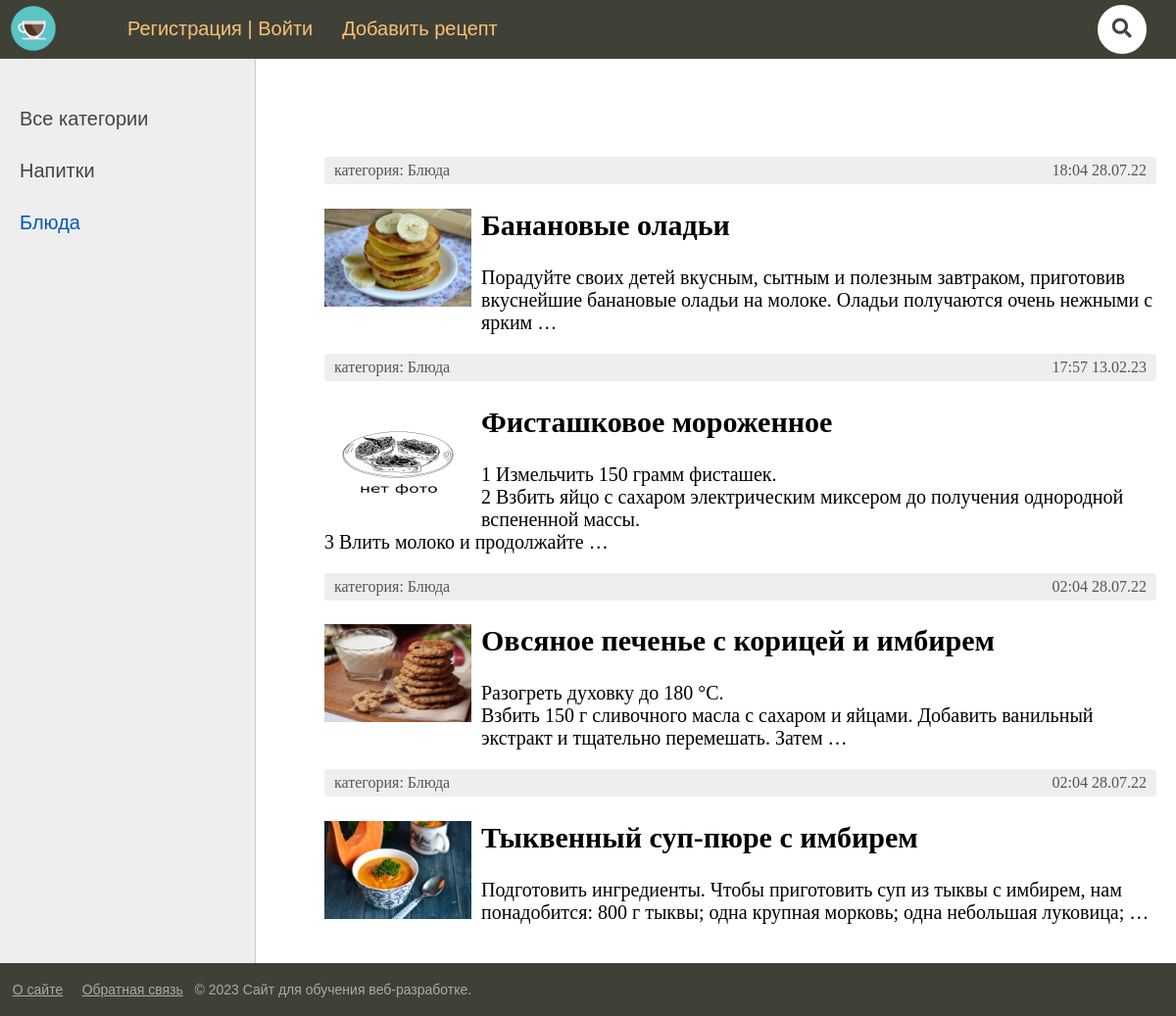
Screenshot of /category/category-4/ with the database file from the repository.
### blog/models.py (models this page shows, shortened)
class Category(models.Model):
    name = models.CharField(max_length=100, db_index=True, verbose_name="Категория")
    slug = AutoSlugField(populate_from="name", max_length=255, unique=True, db_index=True, verbose_name="URL")
    def __str__(self):
        return self.name
    def get_absolute_url(self):
        return reverse('category', kwargs={'cat_slug': self.slug})
    class Meta:
        verbose_name = 'Категория'
        verbose_name_plural = 'Категории'
        ordering = ['id']

class Blog(models.Model):
    title = models.CharField(max_length=255, verbose_name="Заголовок")
    slug = AutoSlugField(populate_from="title", max_length=255, unique=True, db_index=True, verbose_name="URL")
    content = models.TextField(blank=True, verbose_name="Содержание")
    photo = models.ImageField(upload_to="photos/%Y/%m/%d/", verbose_name="Фото", blank=True)
    time_create = models.DateTimeField(auto_now_add=True, verbose_name="Время создания")
    time_update = models.DateTimeField(auto_now=True, verbose_name="Время изменения")
    is_published = models.BooleanField(default=False, verbose_name="Опубликовано")
    cat = models.ForeignKey('Category', on_delete=models.PROTECT, verbose_name="Категории")
    author = models.ForeignKey(User, on_delete=models.PROTECT, verbose_name="Автор")
    votes = GenericRelation("LikeDislike", related_query_name='blog')
    def get_absolute_url(self):
        return reverse('post', kwargs={'slug': self.slug})
    class Meta:
        verbose_name = 'Блог'
        verbose_name_plural = 'Блоги'
        ordering = ['-time_create', 'title']

### blog/views.py (the view)
# urls.py: path('category/<slug:cat_slug>/', BlogCategory.as_view(), name='category'),
class BlogCategory(DataMixin, ListView):
    model = Category
    template_name = "blog/index.html"
    context_object_name = "posts"
    allowe_epty = False
    def get_queryset(self):
        return Blog.objects.filter(cat__slug=self.kwargs["cat_slug"], is_published=True).select_related('cat')
    def get_context_data(self, *, object_list=None, **kwargs):
        context = super().get_context_data(**kwargs)
        c_def = self.get_user_data()
        context.update(c_def)
        cat = Category.objects.get(slug=self.kwargs["cat_slug"])
        context["cat_selected"] = cat.pk
        context["title"] = "категория: " + str(cat.name)
        return context

### blog/utils.py (called while the page is built)
    def get_user_data(self, **kwargs):
        context = kwargs
        cats = Category.objects.all()
        context["cats"] = cats
        context["header_menu"] = header_menu
        context["footer_menu"] = footer_menu
        if "cat_selected" not in context:
            context["cat_selected"] = 0
        return context

### blog/templates/blog/index.html (shortened to what this page needs)
{% extends 'blog/base.html' %}
{% load static %}
{% block content %}
<ul class="list-articles">
	{% for p in posts %}
			<li><div class="article-panel">
	<p class="first">категория: {{p.cat}}</p>
	<p class="last">{{p.time_update|date:"H:i d.m.y"}}</p>
</div>
<a class="post_link" href="{{ p.get_absolute_url }}">
{% if p.photo %}
	<p><img class="img-article-left thumb" src="{{p.photo.url}}"></p>
{% else %}
	<p><img class="img-article-left thumb" src="{% static 'blog/images/no_foto.jpg' %}"></p>
{% endif %}
				<h2>{{p.title}}</h2>
	{% autoescape on %}
	{{p.content|linebreaks|truncatewords:20}}
	{% endautoescape %}
</a>
			</li>
	{% endfor %}
</ul>
{% endblock %}

### blog/templates/blog/base.html (shortened to what this page needs)
{% load static %}
<!DOCTYPE html>
<html>
<head>
	<link type="text/css" href="{% static 'blog/css/styles.css' %}" rel="stylesheet" />
	<link rel="stylesheet" href="https://maxcdn.bootstrapcdn.com/font-awesome/4.5.0/css/font-awesome.min.css">
</head>
<body>
<table class="table-page" border=0 cellpadding="0" cellspacing="0">
<tr><td valign=top>
{% block mainmenu %}
		<div class="header">
			<ul id="mainmenu" class="mainmenu">
				<li class="logo"><a href="{% url 'home' %}"><div class="logo"></div></a></li>
				<li class="first">
				 {% if request.user.is_authenticated %}
					<li class="first"> {{user.username | upper }}&nbsp;&nbsp;<a href="{% url 'logout' %}"><img class="logout" src="{% static 'blog/images/logout1.svg' %}"</img></a></li>
				{% else %}
					<li class="first"><a href="{% url 'register' %}">Регистрация</a> | <a href="{% url 'login' %}">Войти</a></li>
				{% endif %}
				</li>
				{% for m in header_menu %}
					<li><a href="{% url m.url_name %}">{{m.title}}</a></li>
				{% endfor %}
				<li class="last">
					<li class="last">
						<link rel="stylesheet" href="https://use.fontawesome.com/releases/v5.3.1/css/all.css">
						<form class="search" action="{% url 'search' %}" method="get">
  							<i class="fa fa-search"></i>
						</form>
					</li>
				</li>
			</ul>
		</div>
{% endblock mainmenu %}
<table class="table-content" border=0 cellpadding="0" cellspacing="0">
<tr>
	<td valign="top" class="left-chapters">
	<ul id="leftchapters">
{% if cat_selected == 0 %}
		<li class="selected">Все категории</li>
{% else %}
		<li><a href="{% url 'home' %}">Все категории</a></li>
{% endif %}
{% for c in cats %}
		{% if cat_selected == c.pk %}
			<li class="selected">{{ c.name }}</li>
		{% else %}
			<li><a href="{{ c.get_absolute_url }}">{{ c.name }}</a></li>
		{% endif %}
{% endfor %}
	</ul>
</td>
<td valign="top" class="content">
	<div class="content-text">
{% block content %}
{% endblock %}
	</div>
</td></tr></table>
</td></tr>
<tr><td valign=top>
	<div id="footer">
	<p>
		{% for m in footer_menu %}
			&nbsp; <a href="{% url m.url_name %}">{{m.title}}</a> &nbsp;
		{% endfor %}
		&copy; {% now "Y" %} Сайт для обучения веб-разработке.
	</p>
	</div>
</td></tr></table>
</body>
</html>

### blog/static/blog/css/styles.css (style rules this page uses)
html, body { font-family: 'Arial'; margin: 0; padding: 0; height: 100%; width: 100%; color: #444; }
a { color: black; text-decoration: none; }
form.search { position: relative; top: 50%; left: 50%; transform: translate(-50%,-50%); transition: all 1s; width: 50px; height: 50px; background: white; box-sizing: border-box; border-radius: 25px; border: 4px solid white; padding: 5px; margin: 12px 0px 0 0px; }
.fa { box-sizing: border-box; padding: 10px; width: 42.5px; height: 42.5px; position: absolute; top: 0; right: 0; border-radius: 50%; color: #444; text-align: center; font-size: 1.2em; transition: all 1s; }
img { max-width: 600px; height: auto; }
img.img-article-left { display: block; width: 300px; height: 300px; padding: 0 10px 10px 0; float: left; }
img.img-article-left.thumb { max-width: 150px; height: 100px; }
div.article-panel { background: #eee; padding: 5px 10px 5px 10px; box-sizing border-box; overflow: hidden; color: #555; border-radius: 4px; font-size: 16px; }
div.article-panel p.first { margin: 0; float: left; }
div.article-panel p.last { margin: 0; float: right; }
ul.list-articles { list-style: none; margin: 0; padding: 0; }
.table-page { width: 100%; height: 100%; vertical-align: top; }
.table-page tr { height: 100%; }
.header { background: #3F4137; height: 60px; z-index: 999999; }
.logo { background: url('../images/logo.png') no-repeat 10px 5px; width: 70px; height: 60px; }
ul.mainmenu { list-style: none; margin: 0; padding: 0; height: 60px; color: #fdc073; font-size: 20px; overflow: hidden; }
ul.mainmenu li { float: left; margin: 18px 0px 0 30px; }
ul.mainmenu li.logo { margin: 0; }
ul.mainmenu li.last { float: right; }
ul.mainmenu li a { color: #fdc073; text-decoration: none; }
.table-content { width: 100%; min-height: 100%; height: 100%; }
.left-chapters { margin: 0; background: #eee; border-right: 1px solid #ccc; min-height: 100%; }
.left-chapters ul { width: 230px; min-height: 100%; margin: 0; padding: 20px 10px 10px 20px; list-style: none; font-size: 20px; min-height: calc(100vh - 55px); }
.left-chapters ul li { margin: 30px 0 0 0; color: #999; }
.left-chapters ul li.selected { color: #0059b2; }
.left-chapters ul li a { color: #444; text-decoration: none; }
.content { padding: 40px 20px 20px 40px; width: 100%; box-sizing: border-box; }
.content-text { margin: 60px 0 0 30px; color: #000; font-size: 20px; font-family: Yandex Sans Display Light; }
#footer { box-sizing: border-box; background: #3F4137; padding: 5px; color: #aaa; font-size: 14px; font-family: Verdana, Geneva, Arial, Helvetica; text-align: left; overflow: hidden; }
#footer a { text-decoration: underline; color: #aaa; }

### rows the page displays
Category: name "Напитки"
Category: name "Блюда"
Blog: cat "Блюда", time_update "18:04 28.07.22", photo (picture), title "Банановые оладьи", content "Порадуйте своих детей вкусным, сытным и полезным завтраком, приготовив вкуснейшие банановые оладьи на молоке. Оладьи получаются очень нежными с ярким …"
Blog: cat "Блюда", time_update "17:57 13.02.23", title "Фисташковое мороженное", content "1 Измельчить 150 грамм фисташек. 2 Взбить яйцо с сахаром электрическим миксером до получения однородной вспененной массы. 3 Влить молоко и продолжайте …"
Blog: cat "Блюда", time_update "02:04 28.07.22", photo (picture), title "Овсяное печенье с корицей и имбирем", content "Разогреть духовку до 180 °С. Взбить 150 г сливочного масла с сахаром и яйцами. Добавить ванильный экстракт и тщательно перемешать. Затем …"
Blog: cat "Блюда", time_update "02:04 28.07.22", photo (picture), title "Тыквенный суп-пюре с имбирем", content "Подготовить ингредиенты. Чтобы приготовить суп из тыквы с имбирем, нам понадобится: 800 г тыквы; одна крупная морковь; одна небольшая луковица; …"

### other values shown
{{ m.title }} "Добавить рецепт"
{{ m.title }} "О сайте" "Обратная связь"
